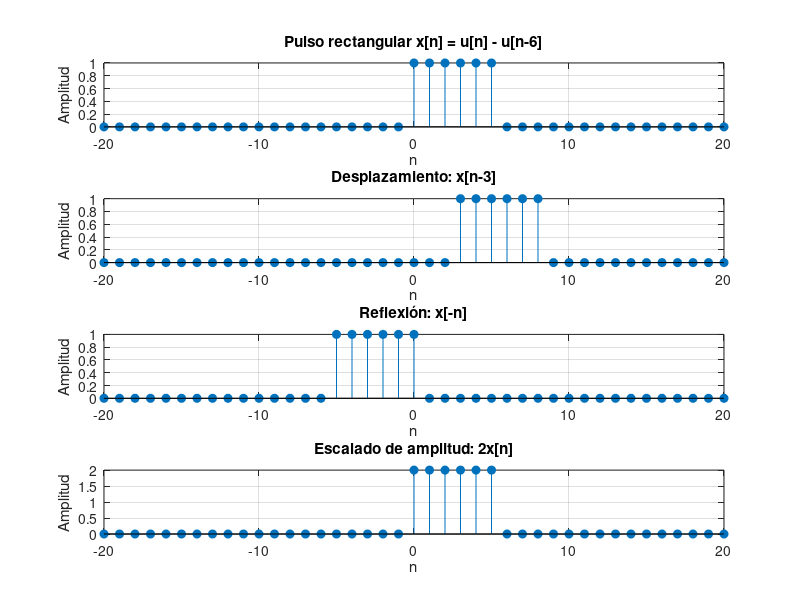
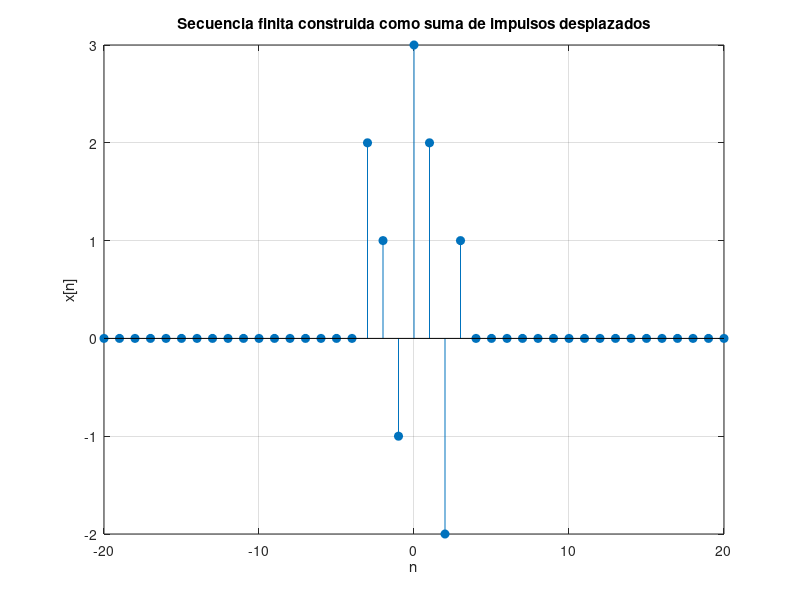
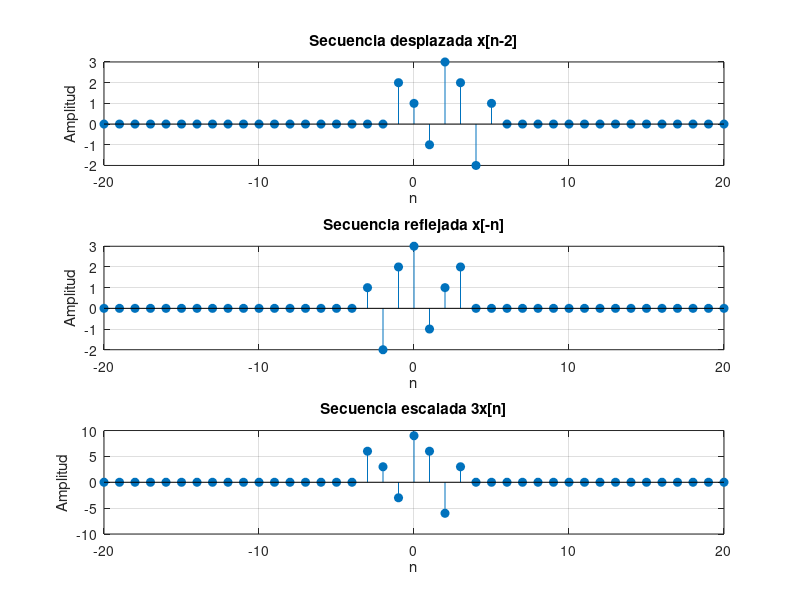
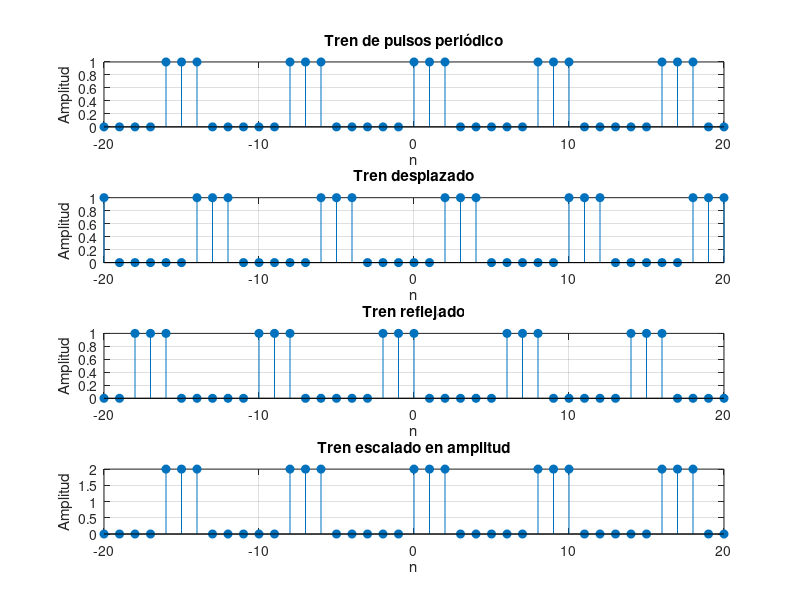

These figures' MATLAB source, in order:
%% EJERCICIO 1
% Composición de señales discretas a partir de señales elementales
% Nombre: Joseph Alexander Guerra Villalba
% Grupo: 21

clear;
clc;
close all;

%% Vector de tiempo discreto
n = -20:20;


%% 1. PULSO RECTANGULAR A PARTIR DE ESCALONES u[n]


% Definición del escalón unitario
u1 = double(n >= 0);
u2 = double(n >= 6);

% Pulso rectangular:
% x[n] = u[n] - u[n-6]
x_rect = u1 - u2;

% Transformaciones

% Desplazamiento: x[n-3]
x_desplazada = double(n-3 >= 0) - double(n-3 >= 6);

% Reflexión: x[-n]
x_reflejada = double(-n >= 0) - double(-n >= 6);

% Escalado de amplitud
x_escalada = 2 * x_rect;



%% GRAFICAS DEL PULSO RECTANGULAR


figure;

subplot(4,1,1);
stem(n, x_rect, 'filled');
grid on;
title('Pulso rectangular x[n] = u[n] - u[n-6]');
xlabel('n');
ylabel('Amplitud');

subplot(4,1,2);
stem(n, x_desplazada, 'filled');
grid on;
title('Desplazamiento: x[n-3]');
xlabel('n');
ylabel('Amplitud');

subplot(4,1,3);
stem(n, x_reflejada, 'filled');
grid on;
title('Reflexión: x[-n]');
xlabel('n');
ylabel('Amplitud');

subplot(4,1,4);
stem(n, x_escalada, 'filled');
grid on;
title('Escalado de amplitud: 2x[n]');
xlabel('n');
ylabel('Amplitud');



%% 2. SECUENCIA FINITA COMO SUMA DE IMPULSOS
%% x[n] = SUMA x[k] delta[n-k]


% Valores de la secuencia
k = [-3 -2 -1 0 1 2 3];
xk = [2 1 -1 3 2 -2 1];

% Inicializar señal
x_impulsos = zeros(size(n));

% Construcción mediante impulsos desplazados
for i = 1:length(k)
    
    % Delta[n-k]
    delta = double(n == k(i));
    
    % x[k] * delta[n-k]
    x_impulsos = x_impulsos + xk(i)*delta;
    
end


%% Grafica de la secuencia construida

figure;

stem(n, x_impulsos, 'filled');
grid on;
title('Secuencia finita construida como suma de impulsos desplazados');
xlabel('n');
ylabel('x[n]');



%% TRANSFORMACIONES DE LA SECUENCIA DE IMPULSOS


% Desplazamiento hacia la derecha: x[n-2]
x_imp_desplazada = zeros(size(n));

for i = 1:length(k)
    delta = double(n == k(i)+2);
    x_imp_desplazada = x_imp_desplazada + xk(i)*delta;
end


% Reflexión x[-n]
x_imp_reflejada = zeros(size(n));

for i = 1:length(k)
    delta = double(n == -k(i));
    x_imp_reflejada = x_imp_reflejada + xk(i)*delta;
end


% Escalado
x_imp_escalada = 3*x_impulsos;


figure;

subplot(3,1,1);
stem(n, x_imp_desplazada, 'filled');
grid on;
title('Secuencia desplazada x[n-2]');
xlabel('n');
ylabel('Amplitud');

subplot(3,1,2);
stem(n, x_imp_reflejada, 'filled');
grid on;
title('Secuencia reflejada x[-n]');
xlabel('n');
ylabel('Amplitud');

subplot(3,1,3);
stem(n, x_imp_escalada, 'filled');
grid on;
title('Secuencia escalada 3x[n]');
xlabel('n');
ylabel('Amplitud');



%% 3. TREN DE PULSOS PERIODICO


% Periodo
N = 8;

% Ancho del pulso
L = 3;

% Inicializar señal
tren_pulsos = zeros(size(n));

% Construcción del tren periódico
for i = 1:length(n)
    
    % Pulso activo durante L muestras
    if mod(n(i), N) >= 0 && mod(n(i), N) < L
        tren_pulsos(i) = 1;
    end
    
end


%% Transformaciones del tren de pulsos

% Desplazamiento
tren_desplazado = zeros(size(n));

for i = 1:length(n)
    
    if mod(n(i)-2, N) >= 0 && mod(n(i)-2, N) < L
        tren_desplazado(i) = 1;
    end
    
end


% Reflexión
tren_reflejado = zeros(size(n));

for i = 1:length(n)
    
    if mod(-n(i), N) >= 0 && mod(-n(i), N) < L
        tren_reflejado(i) = 1;
    end
    
end


% Escalado
tren_escalado = 2*tren_pulsos;



%% GRAFICAS DEL TREN DE PULSOS


figure;

subplot(4,1,1);
stem(n, tren_pulsos, 'filled');
grid on;
title('Tren de pulsos periódico');
xlabel('n');
ylabel('Amplitud');

subplot(4,1,2);
stem(n, tren_desplazado, 'filled');
grid on;
title('Tren desplazado');
xlabel('n');
ylabel('Amplitud');

subplot(4,1,3);
stem(n, tren_reflejado, 'filled');
grid on;
title('Tren reflejado');
xlabel('n');
ylabel('Amplitud');

subplot(4,1,4);
stem(n, tren_escalado, 'filled');
grid on;
title('Tren escalado en amplitud');
xlabel('n');
ylabel('Amplitud');
